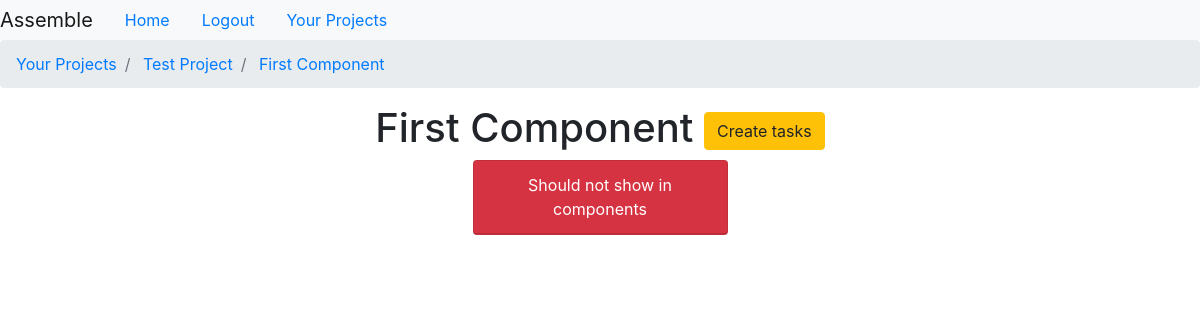
Page /home/project-component-detail/first-component/ (signed in) on the earlier database version.
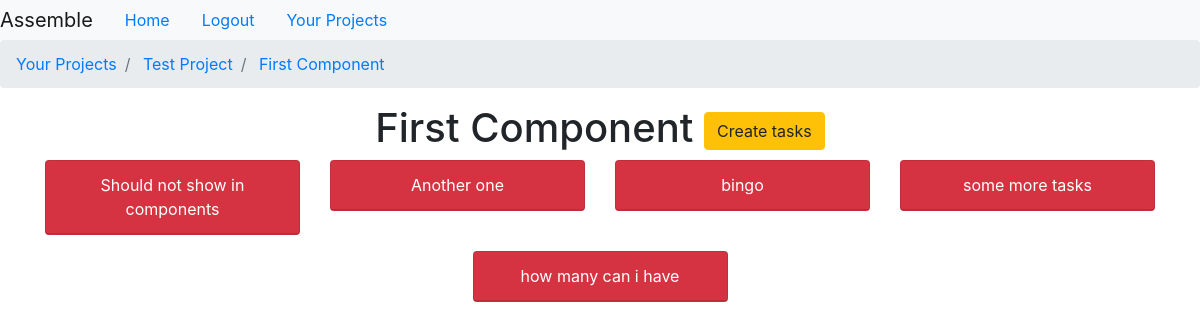
Same page on the later database version.
### assemble/models.py (models this page shows, shortened)
class ProjectComponent(models.Model):
    name = models.CharField(max_length=60)
    description = models.CharField(max_length=200)
    slug = models.SlugField(max_length=100,unique=True,blank=True,null=True)
    completed = models.BooleanField(default=False)
    task = models.ForeignKey('self',null=True,default=None,related_name="component",on_delete=models.CASCADE)
    project = models.ForeignKey(Project,on_delete=models.CASCADE)

class Project(models.Model):
    name = models.CharField(max_length=60)
    description = models.TextField(max_length=400)
    user = models.ManyToManyField(User)
    slug = models.SlugField(max_length=100,unique=True,blank=True,null=True)
    completed= models.BooleanField(default=False)

### assemble/views.py (the view)
# urls.py: path('project-component-detail/<project_component_slug>/',project_component_detail_view,name="project-component-detail"),
@login_required
def project_component_detail_view(request,project_component_slug):
    component = ProjectComponent.objects.get(slug=project_component_slug)
    component_tasks = component.component.all()
    context = {
        'component_tasks':component_tasks,
        'component':component,
    }
    return render(request,'assemble/project_component.html',context)

### templates/assemble/project_component.html
{% extends 'assemble/base.html' %}
{% block breadcrumb %}
    <li class="breadcrumb-item">
        <a href="{% url 'project-list' %}">
            Your Projects
        </a>
    </li>
    <li class="breadcrumb-item">
        <a href="{% url 'project-detail' component.project.slug %}"> {{ component.project.name }} </a>
    </li>
    <li class="breadcrumb-item">
        <a href="{% url 'project-component-detail' component.slug %}"> {{ component.name }} </a>
    </li>
{% endblock breadcrumb %}
{% block content %}
<div class="container text-center">
    <h1>{{ component.name }} <a class="btn btn-warning" href="{% url 'create-task' component.slug %}">Create tasks</a></h1>
    <div class="row justify-content-center">
        {% for task in component_tasks %}
            <div class="col-3">
                <div class="card text-white bg-danger mb-3">
                    <div class="card-header">{{ task.name }}</div>
                </div>
            </div>
        {% endfor %}
    </div>
</div>
{% endblock content %}

### templates/assemble/base.html (shortened to what this page needs)
<!DOCTYPE html>
<html lang="en">
<head>
    <link rel="stylesheet" href="https://stackpath.bootstrapcdn.com/bootstrap/4.4.1/css/bootstrap.min.css">
    <link rel="stylesheet" href="https://stackpath.bootstrapcdn.com/font-awesome/4.7.0/css/font-awesome.min.css">
</head>
<body>
    {% include 'assemble/navbar.html' %}
    <nav aria-label="breadcrumb">
        <ol class="breadcrumb">
            {% block breadcrumb %}
            {% endblock breadcrumb %}
        </ol>
    </nav>
    {% block content %}
    {% endblock content %}
</body>
</html>

### templates/assemble/navbar.html (shortened to what this page needs)
<nav class="nav navbar-expand-lg navbar-light bg-light">
    <a class="navbar-brand" href="{% url 'home'%} ">Assemble</a>
    <ul class="nav">
        <li class="nav-item">
            <a class="nav-link active" href="{% url 'home' %}">Home</a>
        </li>
        {% if user.is_authenticated %}
            <li class="nav-item">
                <a class="nav-link" href="{% url 'logout' %}">Logout</a>
            </li>
            <li class="nav-item">
                <a class="nav-link" href="{% url 'project-list' %}">Your Projects</a>
            </li>
        {% endif %}
    </ul>
</nav>

Differences in the rows shown:
added ProjectComponent: name "Another one"
added ProjectComponent: name "bingo"
added ProjectComponent: name "some more tasks"
added ProjectComponent: name "how many can i have"
